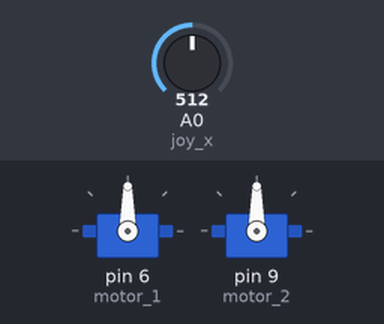
A sketch run on a simulated Arduino Uno, built with avr-gcc and run on an emulated ATmega328P. On the bench: 2 × servo. The test bench sets the inputs (shaded band); at power-on: A0 (joy_x) = 512.

Above: at 1.2 s.
1.3 s: A0 (joy_x) set to 716
At 2.5 s:
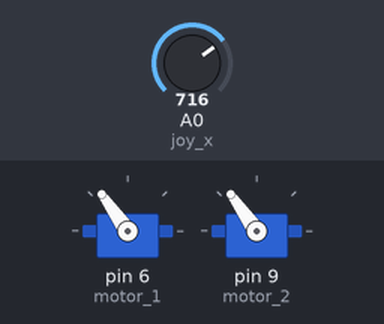
2.8 s: A0 (joy_x) set to 900
At 3.6 s:
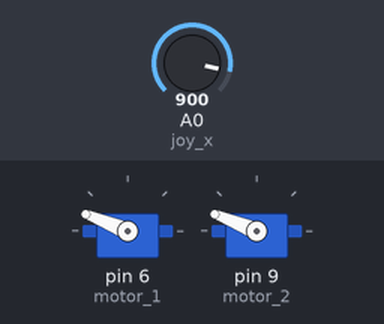
4.3 s: A0 (joy_x) set to 1023
At 4.7 s:
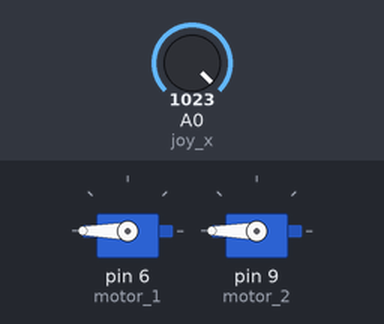
5.8 s: A0 (joy_x) set to 306
At 7.0 s:
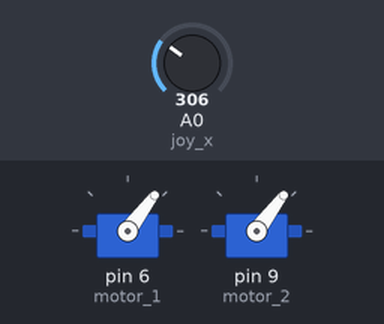
7.3 s: A0 (joy_x) set to 122
At 8.2 s:
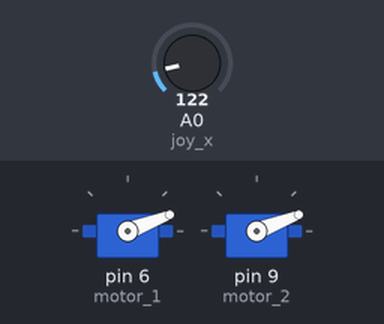
Timing chart, 0 to 9.8 s (numbered marks = the images above; inputs shaded):
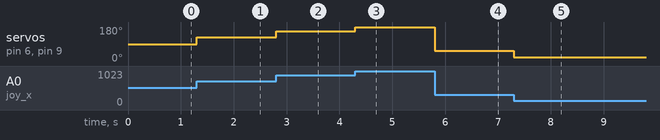

The sketch:

joysticktoservomotor.ino
```cpp
#include <Servo.h>
Servo motor_1; //include library and create object for servo motor
Servo motor_2;

//define global variable that are the joystick pins for x and y axis:

int joy_x=0;
//int joy_y=1;
//int joyValue=0;
void setup() {
motor_1.attach(6); //define output pin for motor to get signal
motor_2.attach(9);
  // put your setup code here, to run once:
pinMode(joy_x, INPUT); // define the pins for input of joystick
//pinMode(joy_y, INPUT);

}

void loop() {
  // put your main code here, to run repeatedly:
int joyValueX1= analogRead(joy_x);
 joyValueX1= map (joyValueX1, 0, 1023, 0, 180);
motor_1.write(joyValueX1);
motor_2.write(joyValueX1);
}
```

Measured:
- after the input at 1.3 s, servo on pin 6 (motor_1), servo on pin 9 (motor_2): 90° → 125° at once
- after the input at 2.8 s, servo on pin 6 (motor_1), servo on pin 9 (motor_2): 125° → 158° at once
- after the input at 4.3 s, servo on pin 6 (motor_1), servo on pin 9 (motor_2): 158° → 180° at once
- after the input at 5.8 s, servo on pin 6 (motor_1), servo on pin 9 (motor_2): 180° → 53° at once
- after the input at 7.3 s, servo on pin 6 (motor_1), servo on pin 9 (motor_2): 53° → 21° at once
